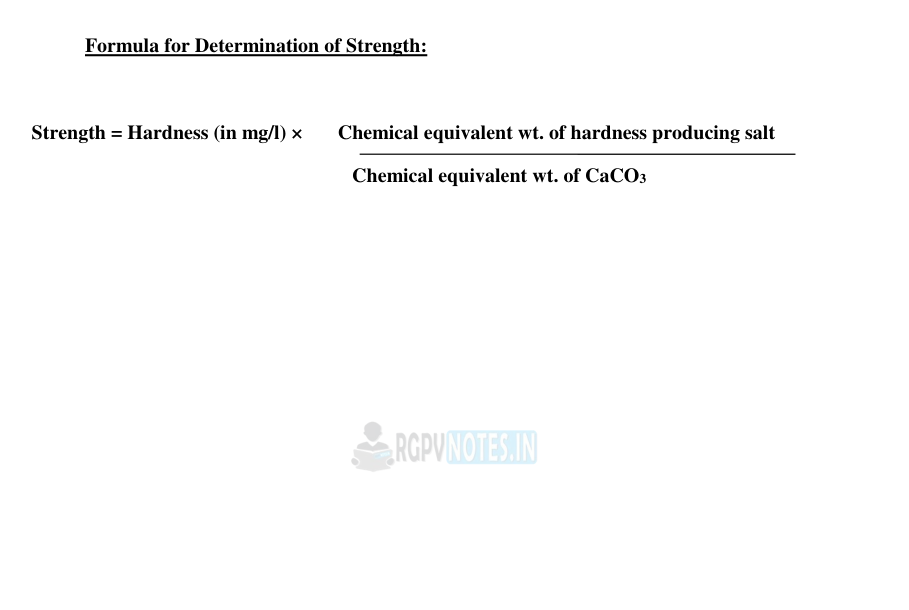
#> input picture pdf modification/pic.png, 909 x 610 px
$ jupyter execute --allow-errors Untitled.ipynb   (shell and % lines are left out)
#> lines starting #> are read from the running program, lines starting #| are printed output that depends on the picture
[cell 1]
from PyPDF2 import PdfReader, PdfWriter
#> (the rest of this cell did not finish here and is left out)

[cell 2]
from PyPDF2 import PdfReader, PdfWriter
from PIL import Image

#> (the rest of this cell did not finish here and is left out)

## fixing the code

[cell 3]
import PyPDF2
from PyPDF2 import PdfReader, PdfWriter

#> (the rest of this cell did not finish here and is left out)

#> (a cell that did not finish here is left out)

#> (a cell that did not finish here is left out)

[cell 6]
# prompt: using the above function read a pdf and apply this on every page and save the new pdf

import PyPDF2
from PyPDF2 import PdfReader, PdfWriter
from PIL import Image
from reportlab.pdfgen import canvas
from reportlab.lib.pagesizes import letter
from PIL import Image, ImageEnhance

def adjust_contrast_and_whiteness(image_path, contrast_factor, whiteness_factor):
  img = Image.open(image_path).convert("RGB")
  enhancer = ImageEnhance.Contrast(img)
  img = enhancer.enhance(contrast_factor)
  img = img.point(lambda p: p * whiteness_factor)
  img.save("modified_" + image_path)

def process_pdf(pdf_path, contrast_factor, whiteness_factor):
  reader = PdfReader(pdf_path)

  for page_num in range(len(reader.pages)):
    # Assuming you have a function to convert a PDF page to an image
    image_path = convert_page_to_image(reader, page_num)

    adjust_contrast_and_whiteness(image_path, contrast_factor, whiteness_factor)

    # Assuming you have a function to convert a modified image back to a PDF page
    modified_page = convert_image_to_pdf_page("modified_" + image_path)

    # Replace the original page with the modified page
    reader.pages[page_num] = modified_page

  # Save the modified PDF
  with open('modified_notes.pdf', 'wb') as fp:
    writer = PdfWriter()
    writer.add_pages(reader.pages)
    writer.write(fp)

# Helper functions to convert between PDF pages and images (you'll need to implement these)
def convert_page_to_image(pdf_reader, page_num):
  # ... Implementation to extract an image from the PDF page ...
  return "page{}.jpg".format(page_num + 1)

def convert_image_to_pdf_page(image_path):
  # ... Implementation to convert an image to a PDF page object ...
  pass

# Example usage:
process_pdf('notes.pdf', 1.5, 1.2)
#> (the call stopped at in process_pdf, `reader = PdfReader(pdf_path)`: PyPDF2 is not available in this run)

[cell 7]
# prompt: can you remove the light gray water mark on the center of the page by adjusting the contrast and the white colour of the page of a image pic.png

from PIL import Image, ImageEnhance

# Load the image
image = Image.open('pic.png')
#> image is the input picture: PIL image 909x610 RGBA; mean R, G, B, A 251.3, 251.4, 251.4, 255

# Increase contrast
enhancer = ImageEnhance.Contrast(image)
image = enhancer.enhance(2)  # Adjust the factor as needed
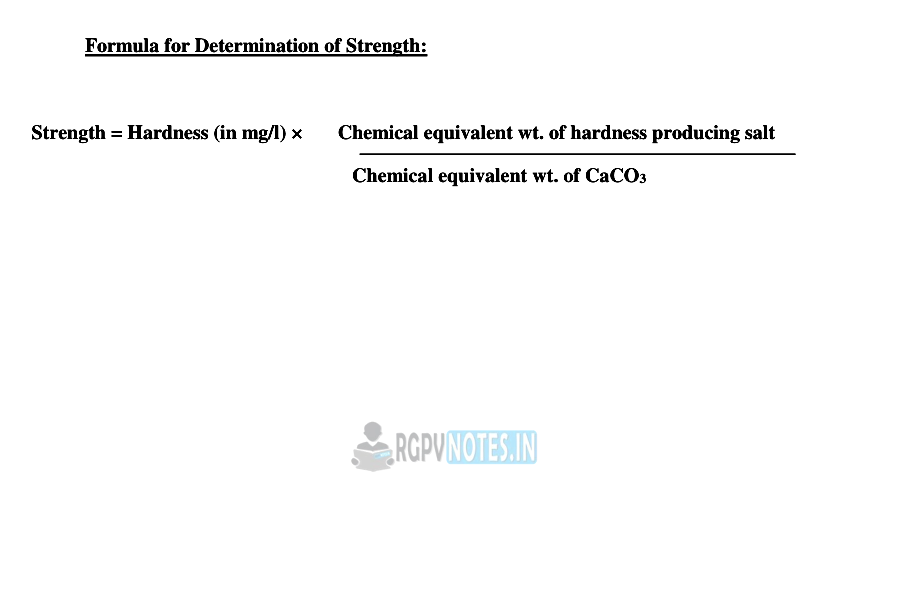
#> image: PIL image 909x610 RGBA; mean R, G, B, A 250.2, 250.4, 250.4, 255

# Increase whiteness (brightness)
enhancer = ImageEnhance.Brightness(image)
image = enhancer.enhance(2)  # Adjust the factor as needed

# Save the modified image
image.save('pic2.png')

[cell 8]
# prompt: adjust the brightness increase to 200% and the contrast increase to 200% of the pdf notes.pdf

def adjust_contrast_and_whiteness(image_path, contrast_factor, whiteness_factor):
  img = Image.open(image_path).convert("RGB")
  enhancer = ImageEnhance.Contrast(img)
  img = enhancer.enhance(contrast_factor)
  img = img.point(lambda p: p * whiteness_factor)
  img.save("modified_" + image_path)

def process_pdf(pdf_path, contrast_factor, whiteness_factor):
  reader = PdfReader(pdf_path)

  for page_num in range(len(reader.pages)):
    # Assuming you have a function to convert a PDF page to an image
    image_path = convert_page_to_image(reader, page_num)

    adjust_contrast_and_whiteness(image_path, contrast_factor, whiteness_factor)

    # Assuming you have a function to convert a modified image back to a PDF page
    modified_page = convert_image_to_pdf_page("modified_" + image_path)

    # Replace the original page with the modified page
    reader.pages[page_num] = modified_page

  # Save the modified PDF
  with open('modified_notes.pdf', 'wb') as fp:
    writer = PdfWriter()
    writer.add_pages(reader.pages)
    writer.write(fp)

# Helper functions to convert between PDF pages and images (you'll need to implement these)
def convert_page_to_image(pdf_reader, page_num):
  # ... Implementation to extract an image from the PDF page ...
  return "page{}.jpg".format(page_num + 1)

def convert_image_to_pdf_page(image_path):
  # ... Implementation to convert an image to a PDF page object ...
  pass

# Example usage:
process_pdf('notes.pdf', 2.0, 2.0) # 200% increase in contrast and brightness
#> (the call stopped at in process_pdf, `reader = PdfReader(pdf_path)`: PyPDF2 is not available in this run)
